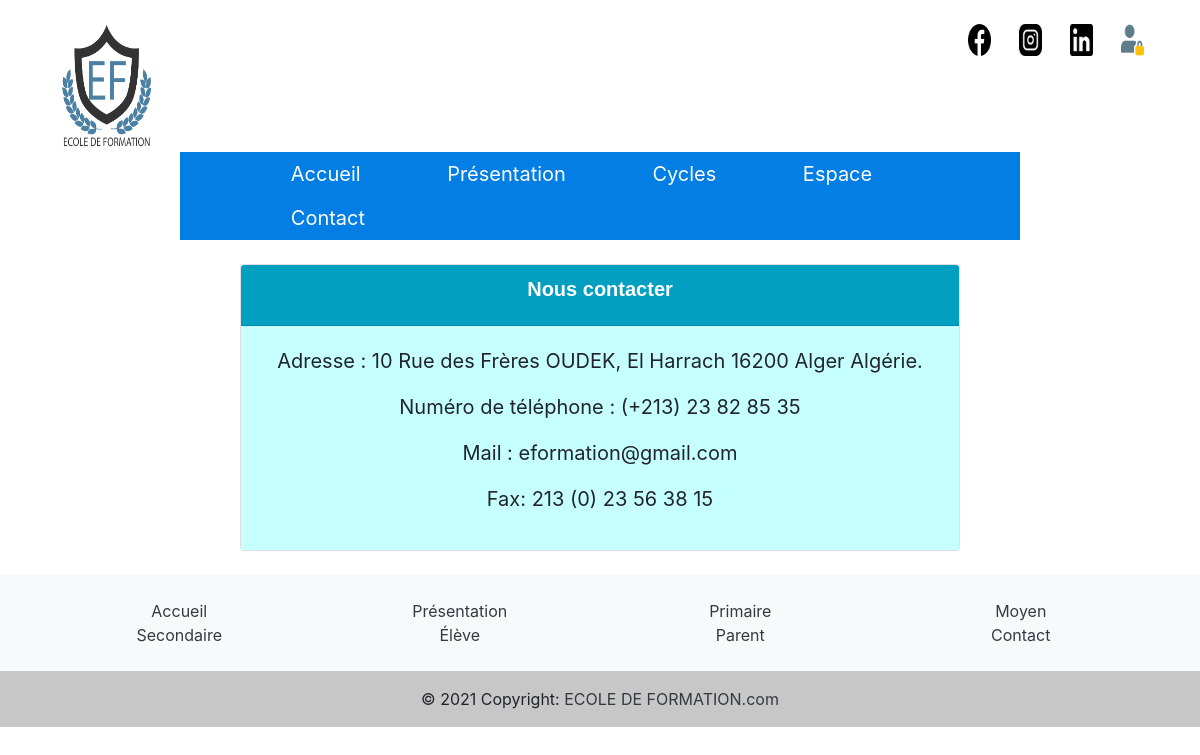
The app's page /projet/index/Contact with its own data.
### tables this page shows
CREATE TABLE `contact` (
  `id` int(11) NOT NULL,
  `nom` text NOT NULL,
  `link` text NOT NULL
);

CREATE TABLE `menu_accueil` (
  `id` int(11) NOT NULL,
  `menu` text NOT NULL,
  `types` int(11) NOT NULL
);

CREATE TABLE `information` (
  `id` int(11) NOT NULL,
  `titre` text NOT NULL,
  `information` text NOT NULL
);

### projet/MVC/Controller/ControllerContact.php (called while the page is built)
<?php
require_once('../MVC/Model/ModelContact.php');
require_once('../MVC/View/ViewContact.php');
class ControllerContact{
public function get_menu(){
    $model = new ModelContact();
    $res= $model->get_menu();
    return $res;
}
public function contact(){
    $model = new ModelContact();
    $res= $model->get_contact();
    return $res;
}
public function afficher_accueil(){
    $view= new ViewContact();
    $view->logo();
    $view->contact();
    $view->afficher_menu();
    $view->afficher_coordonnees();
    $view->afficher_footer();
}
public function coordonnees(){
    $model = new ModelContact();
    $res= $model->get_coordonnees();
    return $res;
}
}

### projet/MVC/Model/ModelContact.php (called while the page is built, shortened)
<?php
require_once('../MVC/Controller/ControllerContact.php');
class ModelContact{
    private $dbname="TDW";
    private $host="127.0.0.1";
    private $user="root";
    private $password ="";
    private function connexion_db($dbname,$host,$user,$password){
        $dsn= "mysql:dbname=$dbname; host=$host;";
        try{
        $c=new PDO($dsn,$user,$password);
        }catch(PDOException $ex){
          printf("erreur de connexion à la base de donnée",$ex->getMessage());
          exit();
        }
        return $c;
    }
    private function requete($c,$req){
       return $c->query($req);
    }
    public function get_menu(){
        $c=$this->connexion_db($this->dbname,$this->host,$this->user,$this->password);
        $req="SELECT menu , types FROM menu_accueil ";
        $res=$this->requete($c,$req);
        return $res;
    }
    public function get_contact(){
        $c=$this->connexion_db($this->dbname,$this->host,$this->user,$this->password);
        $req="SELECT id,nom,link FROM contact ";
        $res=$this->requete($c,$req);
        return $res;
    }
    public function get_coordonnees(){
        $c=$this->connexion_db($this->dbname,$this->host,$this->user,$this->password);
        $req="SELECT titre,information FROM information ";
        $res=$this->requete($c,$req);
        return $res;
    }
}

### projet/MVC/View/ViewContact.php (the view, shortened to what this page needs)
<?php
require_once('../MVC/Controller/ControllerContact.php');
?>
<link rel="stylesheet" href="https://stackpath.bootstrapcdn.com/bootstrap/4.3.1/css/bootstrap.min.css">
<?php
class ViewContact
{
  public function logo()
  {
    echo '<img id= "logo" src="../MVC/Image/LOGO.png" style="width: 8%;height: 16%;"/>';
  }
  public function contact()
  {
    $c = new ControllerContact();
    $res = $c->contact();
    echo '<div id="icons"><ul>';
    foreach ($res as $row) {
      echo '<li class="icons-img"> <a href="' . $row["link"] . '"><img id="image' . $row["id"] . '" style="width: 2%;height: 4%;" src="../MVC/Image/' . $row["nom"] . '"></a></li>';
    }
    echo '</ul></div>';
  }
  public function afficher_menu()
  {
?>
    <nav>
      <ul class="nav">
        <?php
        $c = new ControllerContact();
        $res = $c->get_menu();
        foreach ($res as $row) {
          if ($row["types"] == 0) {
            if (strcmp($row["menu"], 'Cycles') == 0 || strcmp($row["menu"], 'Espace') == 0) {
              if (strcmp($row["menu"], 'Cycles') == 0) {
                echo '<li ><a href="/projet/index/">' . $row["menu"] . '</a><ul>';
                $res1 = $c->get_menu();
                echo '</ul></li>';
              } else {
                echo '<li ><a  href="/projet/index/">' . $row["menu"] . '</a><ul>';
                echo '</ul></li>';
              }
            } else {
              if (strcmp($row["menu"], 'Accueil') == 0) {
                echo '<li ><a  href="/projet/index/#">' . $row["menu"] . '</a></li>';
              } else {
                echo '<li ><a  href="/projet/index/' . $row["menu"] . '">' . $row["menu"] . '</a></li>';
              }
            }
          }
        }
        ?>
      </ul>
    </nav>
  <?php
  }
  public function afficher_coordonnees()
  {
    $c = new ControllerContact();
    $res = $c->coordonnees();
  ?>
    <div class="card" style="margin:2%; margin-left:20%;margin-right:20%;text-align: center;">
      <div class="card-header" style="font-family:Verdana, Geneva, Tahoma, sans-serif; background-color: 039FC0;">
        <h5 class="card-title" style="  font-weight: bold; color:white"> Nous contacter</h5>
      </div>
      <div class="card-body" style="     background-color: C5FFFF;  ">
        <blockquote class="blockquote mb-0">
          <?php foreach ($res as $row) {
            echo '<p>' . $row["titre"] . ' ' . $row["information"] . '</p>';
          }
          ?>
        </blockquote>
      </div>
    </div>
<?php
  }
  public function afficher_footer()
  {
    $c = new ControllerContact();
    $res = $c->get_menu();
    echo '
      <footer class="bg-light text-center text-lg-start">
      <div class="container p-4">
        <div class="row" >
          ';
    foreach ($res as $row) {
      if (strcmp($row["menu"], 'Cycles') !== 0 && strcmp($row["menu"], 'Espace') !== 0) {
        if (strcmp($row["menu"], 'Parents') == 0) {
          echo ' <div class="col-lg-3 col-md-6 mb-4 mb-md-0" >
      <ul class="list-unstyled mb-0">
        <li>
          <a href="/projet/index/Espace/' . $row["menu"] . '" class="text-dark">' . $row["menu"] . '</a>
        </li>
      </ul>
    </div>
    ';
        } else  if ($row["menu"] == 'Primaire') {
          echo ' <div class="col-lg-3 col-md-6 mb-4 mb-md-0" >
      <ul class="list-unstyled mb-0">
        <li>
          <a href="/projet/index/Cycles/' . $row["menu"] . '" class="text-dark">' . $row["menu"] . '</a>
        </li>
      </ul>
    </div>
    ';
        } else if (strcmp($row["menu"], 'Moyen') == 0) {
          echo ' <div class="col-lg-3 col-md-6 mb-4 mb-md-0" >
      <ul class="list-unstyled mb-0">
        <li>
          <a href="/projet/index/Cycles/' . $row["menu"] . '" class="text-dark">' . $row["menu"] . '</a>
        </li>
      </ul>
    </div>
    ';
        } else if (strcmp($row["menu"], 'Secondaire') == 0) {
          echo ' <div class="col-lg-3 col-md-6 mb-4 mb-md-0" >
      <ul class="list-unstyled mb-0">
        <li>
          <a href="/projet/index/Cycles/' . $row["menu"] . '" class="text-dark">' . $row["menu"] . '</a>
        </li>
      </ul>
    </div>
    ';
        } else if (strcmp($row["menu"], 'Élève') == 0) {
          echo ' <div class="col-lg-3 col-md-6 mb-4 mb-md-0" >
      <ul class="list-unstyled mb-0">
        <li>
          <a href="/projet/index/Espace/' . $row["menu"] . '" class="text-dark">' . $row["menu"] . '</a>
        </li>
      </ul>
    </div>
    ';
        } else {
          echo ' <div class="col-lg-3 col-md-6 mb-4 mb-md-0" >
            <ul class="list-unstyled mb-0">
              <li>
                <a href="/projet/index/' . $row["menu"] . '" class="text-dark">' . $row["menu"] . '</a>
              </li>
            </ul>
          </div>
          ';
        }
      }
    };
    echo '</div>
      </div>
      <div class="text-center p-3" style="background-color: rgba(0, 0, 0, 0.2)">
        © 2021 Copyright:
        <a class="text-dark">ECOLE DE FORMATION.com</a>
      </div>
    </footer>';
  }
}
?>

### records on screen
contact: nom (picture)
contact: nom (picture)
contact: nom (picture)
contact: shows a picture
menu_accueil: menu "Accueil"
menu_accueil: menu "Présentation"
menu_accueil: menu "Cycles"
menu_accueil: menu "Espace"
menu_accueil: menu "Contact"
information: titre "Adresse :", information "10 Rue des Frères OUDEK, El Harrach 16200 Alger Algérie."
information: titre "Numéro de téléphone :", information "(+213) 23 82 85 35"
information: titre "Mail :", information "eformation@gmail.com"
information: titre "Fax:", information "213 (0) 23 56 38 15"
menu_accueil: menu "Primaire"
menu_accueil: menu "Moyen"
menu_accueil: menu "Secondaire"
menu_accueil: menu "Élève"
menu_accueil: menu "Parent"
